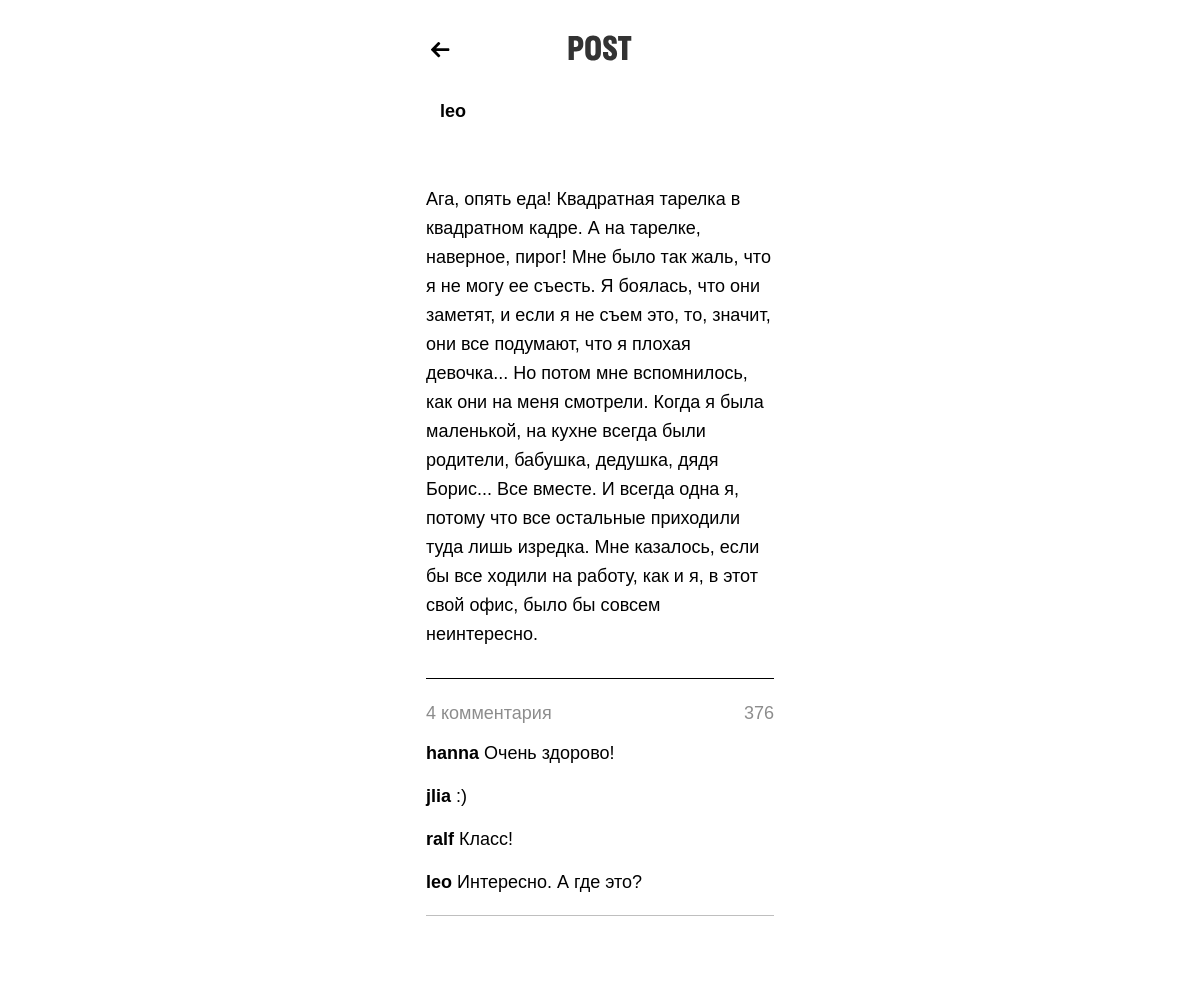
The page /1 on the database its author committed.
### app/dao/models/posts.py (models this page shows, shortened)
class Posts(db.Model):
    __tablename__ = 'posts'
    id = db.Column(db.Integer, primary_key=True)
    poster_name = db.Column(db.String)
    poster_avatar = db.Column(db.String)
    pic = db.Column(db.String)
    content = db.Column(db.String)
    views_count = db.Column(db.Integer)
    likes_count = db.Column(db.Integer)

### app/dao/models/comments.py (models this page shows)
class Comments(db.Model):
    __tablename__ = 'comments'
    id = db.Column(db.Integer, primary_key=True)
    commenter_name = db.Column(db.String)
    comment = db.Column(db.String)
    post_id = db.Column(db.Integer, db.ForeignKey("posts.id"), nullable=False)
    post = db.relationship("Posts")

### app/main.py (the view)
    @application.route('/<int:post_id>')
    def post_page(post_id):
        post = posts_service.get_one(post_id)
        comments = comments_service.get_by_post_id(post_id)
        return render_template("post.html", post=post, comments=comments)

### app/dao/comments.py (called while the page is built)
    def get_by_pid(self, pid):
        return self.session.query(Comments).filter(Comments.post_id == pid).all()

### app/dao/posts.py (called while the page is built)
    def get_one(self, pid):
        return self.session.query(Posts).get(pid)

### app/services/comments.py (called while the page is built)
    def get_by_post_id(self, pid):
        return self.comments_dao.get_by_pid(pid)

### app/services/posts.py (called while the page is built)
    def get_one(self, pid):
        return self.posts_dao.get_one(pid)

### templates/post.html (shortened to what this page needs)
<!DOCTYPE html>
<html lang="ru">
<head>
  <link href="/static/css/styles.min.css/" rel="stylesheet">
</head>
<body>
  <header class="container header">
    <div class="header__wrapper">
      <a href="/" class="header__btn-back">
        <svg class="header__btn-icon" width="19" height="16">
          <use xmlns:xlink="http://www.w3.org/1999/xlink" xlink:href="#back"></use>
        </svg>
      </a>
      <a href="/" class="header__logo-link">
        <svg class="header__logo" width="64" height="26">
          <use xmlns:xlink="http://www.w3.org/1999/xlink" xlink:href="#post"></use>
        </svg>
      </a>
    </div>
  </header>
  <main class="container">
    <section class="items">
      <div class="items__item item item--post">
        <div class="item__top">
          <a href="/users/{{post.poster_name}}" class="item__head">
            <div class="item__ava-wrap">
            </div>
            <span class="item__username">{{post.poster_name}}</span>
          </a>
        </div>
        <a href="" class="item__post-link">
        </a>
        <div class="item__descr">
          <p class="item__text">
            {{post.content}}
        </div>
        <div class="item__bottom">
          <div class="item__post-info">
            <p class="item__comments-counter">{{comments|count}} комментария</p>
            <div class="item__counter">
              <img src="https://i.ibb.co/f0MchPY/eye.png" alt="" class="item__counter-icon" width="26">
              <span class="item__counter-text">{{post.views_count}}</span>
            </div>
          </div>
          <div class="item__comments">
            {% for comment in comments %}
            <p class="item__comment">
              <b>{{comment.commenter_name}}</b> {{comment.comment}}
            </p>
          {% endfor %}
        </div>
      </div>
    </section>
  </main>
</body>
</html>

### rows shown on the page
Posts: poster_name "leo", content "Ага, опять еда! Квадратная тарелка в квадратном кадре. А на тарелке, наверное, пирог! Мне было так жаль, что я не могу ее съесть. Я боялась, что они заметят, и если я не съем это, то, значит, они все подумают, что я плохая девочка... Но потом мне вспомнилось, как они на меня смотрели. Когда я была маленькой, на кухне всегда были родители, бабушка, дедушка, дядя Борис... Все вместе. И всегда одна я, потому что все остальные приходили туда лишь изредка. Мне казалось, если бы все ходили на работу, как и я, в этот свой офис, было бы совсем неинтересно.", views_count "376"
Comments: commenter_name "hanna", comment "Очень здорово!"
Comments: commenter_name "jlia", comment ":)"
Comments: commenter_name "ralf", comment "Класс!"
Comments: commenter_name "leo", comment "Интересно. А где это?"

### other values the page prints
{{ comments|count }} "4"
